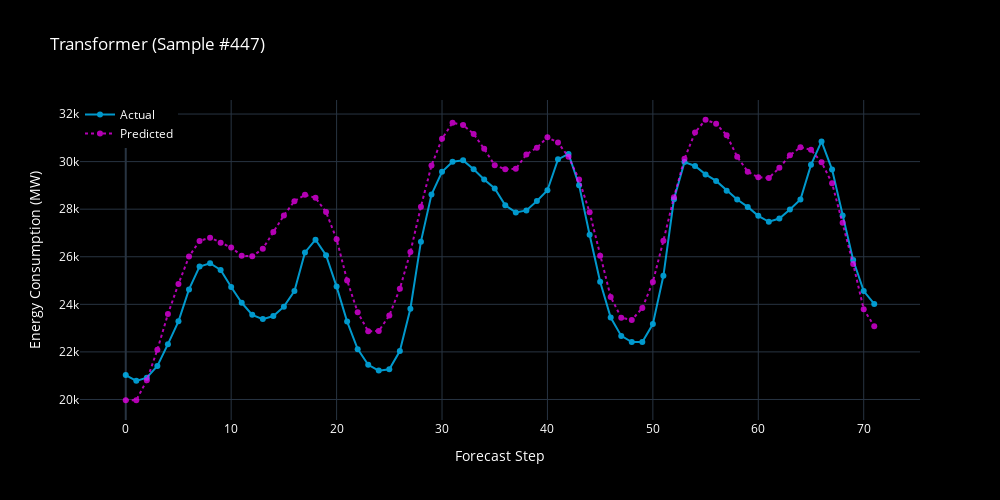
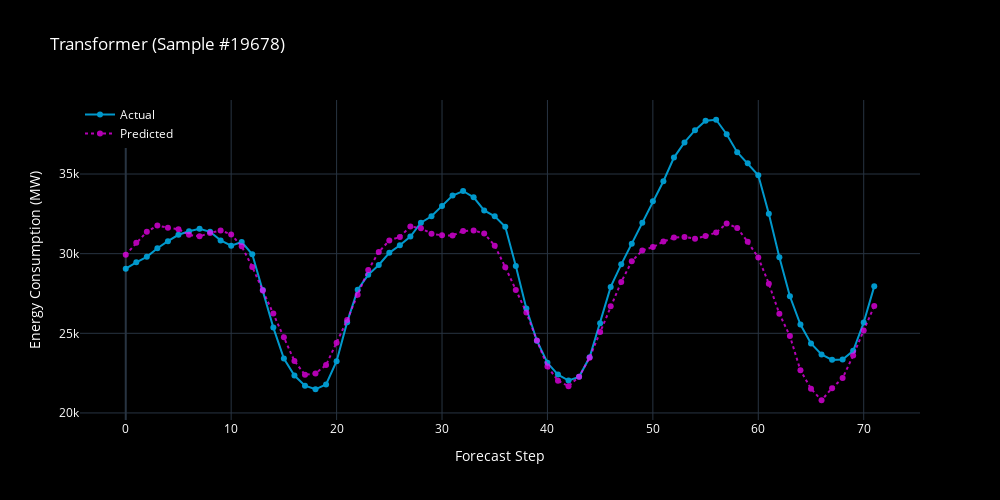

The cell these charts' notebook holds for them, in order:
### Markdown cell above
### Transformer

### Code cell
%%time

import torch
from models.tf import TF_ECF
from utils.training_utils import set_seed, train, evaluate_multi_step
from sklearn.metrics import mean_absolute_error, root_mean_squared_error
from utils.visualization_utils import plot_multi_sample_forecasts

set_seed(42)

tf_model = TF_ECF(input_size=X_train.shape[2], forecast_steps=forecast_steps)

tf_model = train(
    tf_model,
    train_loader=train_dl,
    val_loader=val_dl,
    optimizer=torch.optim.Adam(tf_model.parameters(), lr=1e-3),
    loss_fn=torch.nn.MSELoss(),
    num_epochs=30,
    patience=3,
    device=device,
)

tf_y_true, tf_y_pred = evaluate_multi_step(tf_model, test_dl, device)
tf_y_true = target_scaler.inverse_transform(tf_y_true.reshape(-1, 1)).flatten()
tf_y_pred = target_scaler.inverse_transform(tf_y_pred.reshape(-1, 1)).flatten()

tf_mae = mean_absolute_error(tf_y_true, tf_y_pred)
tf_rmse = root_mean_squared_error(tf_y_true, tf_y_pred)

print(f"[TF] Test MAE: {tf_mae:.2f}")
print(f"[TF] Test RMSE: {tf_rmse:.2f}")

plot_multi_sample_forecasts(
    y_true=tf_y_true.reshape(-1, forecast_steps),
    y_pred=tf_y_pred.reshape(-1, forecast_steps),
    num_samples=2,
    title_prefix="Transformer"
)
